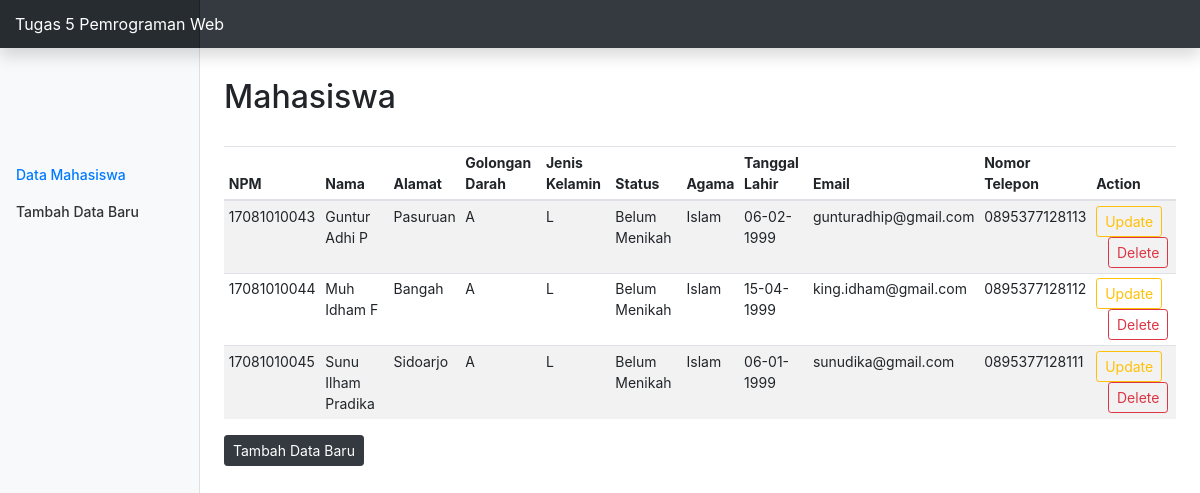
The page / on the database its author committed.
### tables this page shows
CREATE TABLE `biodata` (
  `NPM` varchar(11) NOT NULL,
  `Nama` varchar(30) NOT NULL,
  `Alamat` varchar(50) NOT NULL,
  `Goldar` varchar(3) NOT NULL,
  `Jeiskel` varchar(1) NOT NULL,
  `Status` varchar(15) NOT NULL,
  `Agama` varchar(10) NOT NULL,
  `TL` varchar(20) NOT NULL,
  `Email` varchar(30) NOT NULL,
  `Telp` varchar(20) NOT NULL
);

### conn.php (called while the page is built, shortened)
<?php
function connection() {
   $dbServer = 'localhost';
   $dbUser = 'root';
   $dbPass = '';
   $dbName = "tugas5";
   $conn = mysqli_connect($dbServer, $dbUser, $dbPass);
   mysqli_select_db($conn,$dbName);
   return $conn;
}

### index.php (the view, shortened to what this page needs)
<?php
  include ('conn.php');
?>
<!DOCTYPE html>
<html>
  <head>
    <link href="assets/css/bootstrap.min.css" rel="stylesheet">
    <link href="assets/css/dashboard.css" rel="stylesheet">
  </head>
  <body>
    <nav class="navbar navbar-dark fixed-top bg-dark flex-md-nowrap p-0 shadow">
      <a class="navbar-brand col-sm-3 col-md-2 mr-0" href="#">Tugas 5 Pemrograman Web</a>
    </nav>
    <div class="container-fluid">
      <div class="row">
        <nav class="col-md-2 d-none d-md-block bg-light sidebar">
          <div class="sidebar-sticky">
            <ul class="nav flex-column" style="margin-top:100px;">
               <li class="nav-item">
                <a class="nav-link active" href="<?php echo "index.php"; ?>">Data Mahasiswa</a>
              </li>
              <li class="nav-item">
                <a class="nav-link" href="<?php echo "form.php"; ?>">Tambah Data Baru</a>
              </li>
            </ul>
          </div>
        </nav>
        <main role="main" class="col-md-2 ml-sm-auto col-lg-10 px-4">
          <h2 style="margin: 30px 0 30px 0;">Mahasiswa</h2>
          <div class="table-responsive">
            <table class="table table-striped table-sm">
              <thead>
                <tr>
                  <th>NPM</th>
                  <th>Nama</th>
                  <th>Alamat</th>
                  <th>Golongan Darah</th>
                  <th>Jenis Kelamin</th>
                  <th>Status</th>
                  <th>Agama</th>
                  <th>Tanggal Lahir</th>
                  <th>Email</th>
                  <th>Nomor Telepon</th>
                  <th>Action</th>
                </tr>
              </thead>
              <tbody>
                <?php
                  $query = "SELECT * FROM biodata";
                  $result = mysqli_query(connection(),$query);
                 ?>
                 <?php if(isset($data['nama'])) { ?>
                 <?php }else{ ?>
                  <?php while($data = mysqli_fetch_array($result)): ?>
                  <tr>
                    <td><?php echo $data['NPM'];  ?></td>
                    <td><?php echo $data['Nama'];  ?></td>
                    <td><?php echo $data['Alamat'];  ?></td>
                    <td><?php echo $data['Goldar'];  ?></td>
                    <td><?php echo $data['Jeiskel'];  ?></td>
                    <td><?php echo $data['Status'];  ?></td>
                    <td><?php echo $data['Agama'];  ?></td>
                    <td><?php echo $data['TL'];  ?></td>
                    <td><?php echo $data['Email'];  ?></td>
                    <td><?php echo $data['Telp'];  ?></td>
                    <td>
                      <a href="<?php echo "update.php?npm=".$data['NPM']; ?>" class="btn btn-outline-warning btn-sm"> Update</a>
                      <a href="<?php echo "delete.php?npm=".$data['NPM']; ?>" class="btn btn-outline-danger btn-sm"> Delete</a>
                    </td>
                  </tr>
                 <?php endwhile ?>
                 <?php } ?>
              </tbody>
            </table>
            <a href="<?php echo "form.php"; ?>" class="btn btn-dark btn-sm"> Tambah Data Baru</a>
          </div>
        </main>
      </div>
    </div>
  </body>
</html>

### assets/css/dashboard.css (style rules this page uses)
body { font-size: .875rem; }
.sidebar { position: fixed; top: 0; bottom: 0; left: 0; z-index: 100; padding: 48px 0 0; box-shadow: inset -1px 0 0 rgba(0, 0, 0, .1); }
.sidebar-sticky { position: relative; top: 0; height: calc(100vh - 48px); padding-top: .5rem; overflow-x: hidden; overflow-y: auto; }
.sidebar .nav-link { font-weight: 500; color: #333; }
.sidebar .nav-link.active { color: #007bff; }
[role="main"] { padding-top: 48px; }
.navbar-brand { padding-top: .75rem; padding-bottom: .75rem; font-size: 1rem; background-color: rgba(0, 0, 0, .25); box-shadow: inset -1px 0 0 rgba(0, 0, 0, .25); }

### rows shown on the page
biodata: NPM "17081010043", Nama "Guntur Adhi P", Alamat "Pasuruan", Goldar "A", Jeiskel "L", Status "Belum Menikah", Agama "Islam", TL "06-02-1999", Email "gunturadhip@gmail.com", Telp "0895377128113"
biodata: NPM "17081010044", Nama "Muh Idham F", Alamat "Bangah", Goldar "A", Jeiskel "L", Status "Belum Menikah", Agama "Islam", TL "15-04-1999", Email "king.idham@gmail.com", Telp "0895377128112"
biodata: NPM "17081010045", Nama "Sunu Ilham Pradika", Alamat "Sidoarjo", Goldar "A", Jeiskel "L", Status "Belum Menikah", Agama "Islam", TL "06-01-1999", Email "sunudika@gmail.com", Telp "0895377128111"
